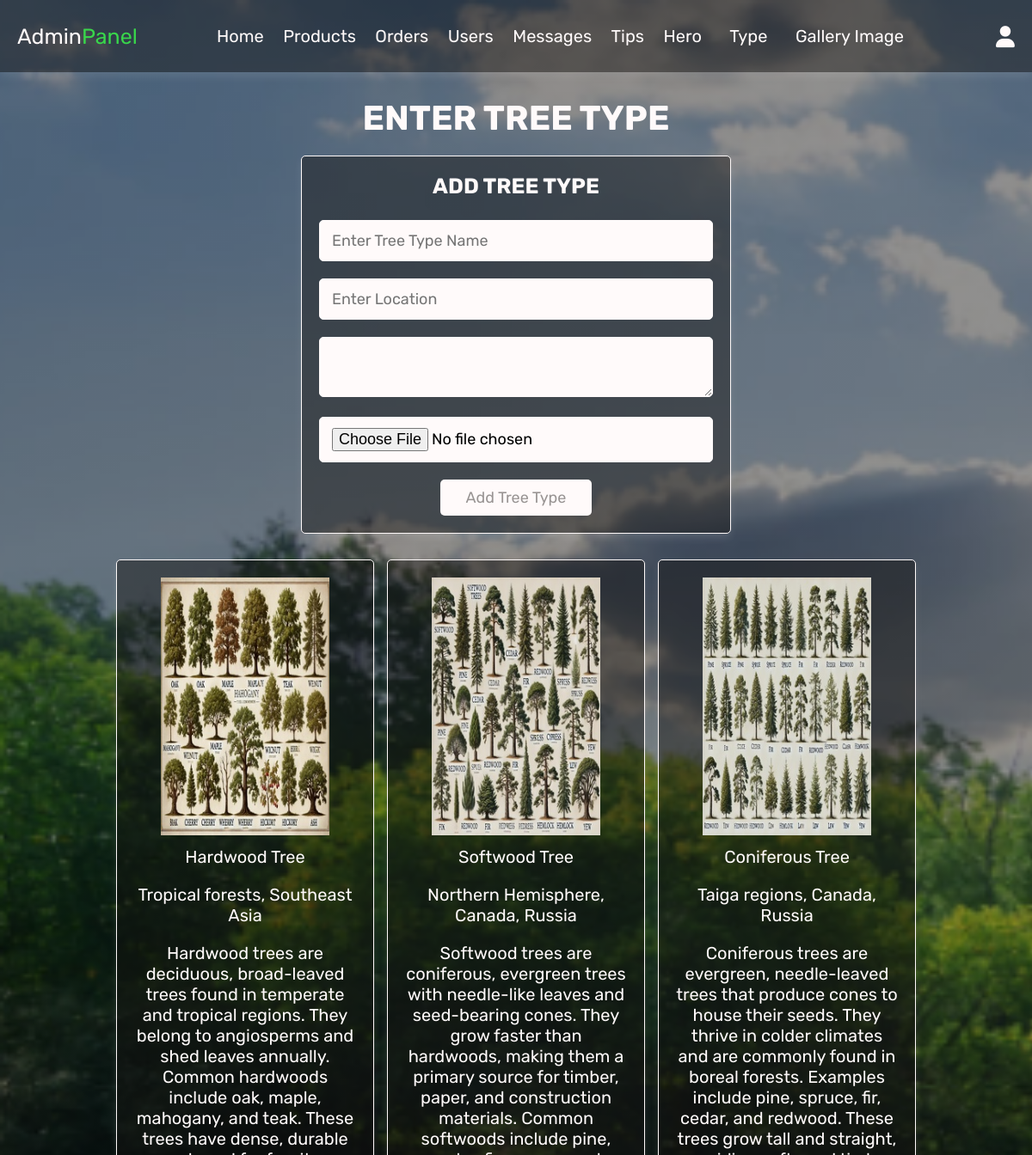
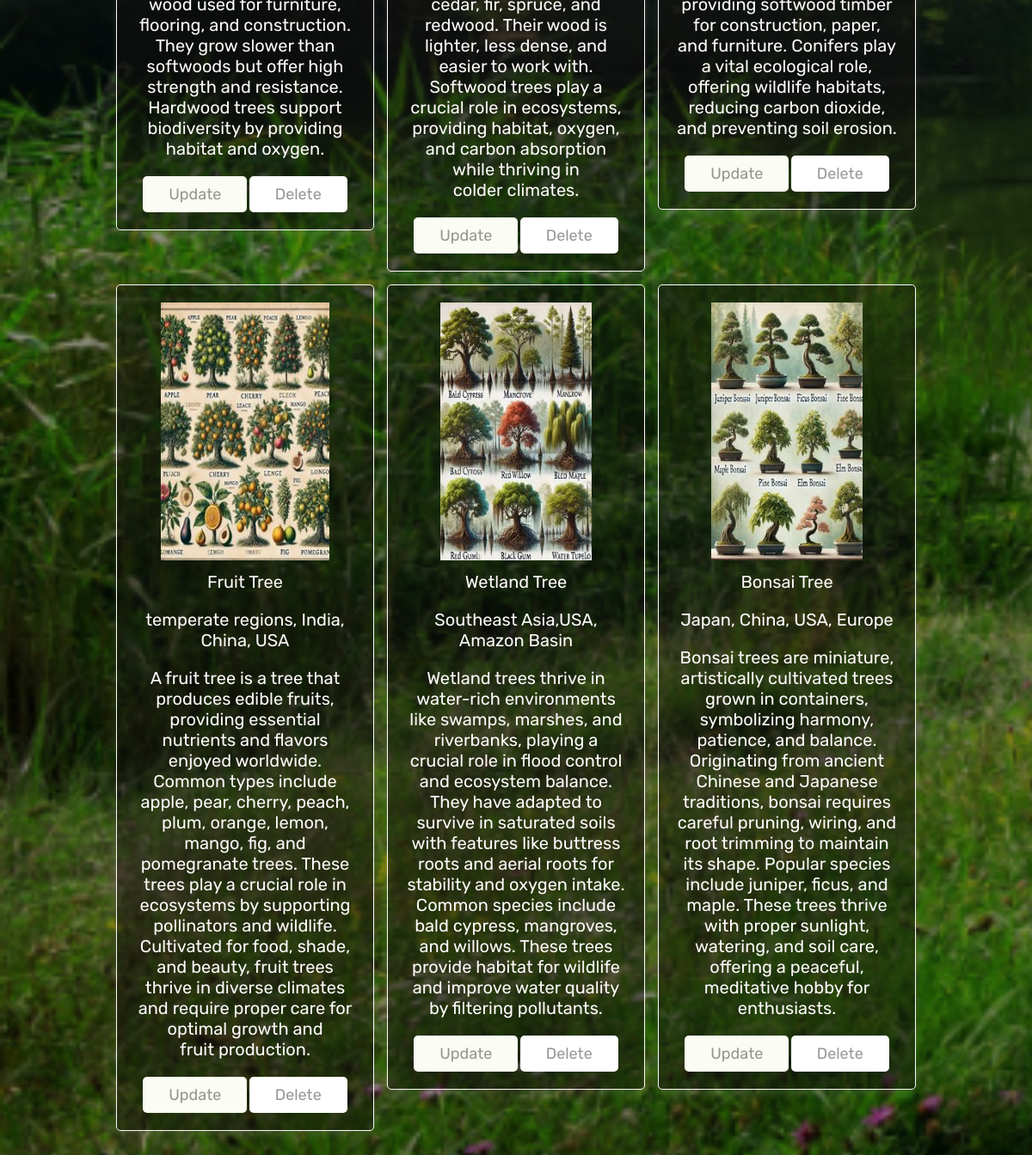
/admin_treetype.php (signed in), run on the app's committed database (2 pictures, top to bottom).
### tables this page shows
CREATE TABLE `tree_type` (
  `id` int(10) NOT NULL,
  `tree_type` varchar(25) NOT NULL,
  `location` varchar(45) NOT NULL,
  `description` varchar(500) NOT NULL,
  `image` varchar(20) NOT NULL
);

### admin_treetype.php (the view, shortened to what this page needs)
<?php
include 'config.php';
?>
<!DOCTYPE html>
<html lang="en">
<head>
   <link rel="stylesheet" href="https://cdnjs.cloudflare.com/ajax/libs/font-awesome/6.0.0/css/all.min.css">
   <link rel="stylesheet" href="css/admin_style.css">
</head>
<body>
<?php include 'admin_header.php'; ?>
<section class="add-products">
   <h1 class="title">Enter Tree Type</h1>
   <form action="" method="post" enctype="multipart/form-data">
      <h3>Add Tree Type</h3>
      <input type="text" name="name" class="box" placeholder="Enter Tree Type Name" required  >
      <input type="text" name="name1" class="box" placeholder="Enter Location" required >
      <textarea  name="price" class="box" placeholder="Enter Tree Detail"  required>
        </textarea>
      <input type="file" name="image" accept="image/jpg, image/jpeg, image/png" class="box" required>
      <input type="submit" value="Add Tree Type" name="add_product" class="btn">
   </form>
</section>
<section class="show-products">
   <div class="box-container">
      <?php
         $select_products = mysqli_query($conn, "SELECT * FROM `tree_type`") or die('query failed');
         if(mysqli_num_rows($select_products) > 0){
            while($fetch_products = mysqli_fetch_assoc($select_products)){
      ?>
      <div class="box">
         <img src="images/<?php echo $fetch_products['image']; ?>" alt="">
         <div class="name"><?php echo $fetch_products['tree_type']; ?></div>
         <div class="name"><?php echo $fetch_products['location']; ?></div>
         <div class="name"><?php echo $fetch_products['description']; ?></div>
         <a href="admin_treetype.php?update=<?php echo $fetch_products['id']; ?>" class="option-btn">Update</a>
         <a href="admin_treetype.php?delete=<?php echo $fetch_products['id']; ?>" class="delete-btn" onclick="return confirm('delete this Tree type?');">Delete</a>
      </div>
      <?php
         }
      }else{
         echo '<p class="empty">No Tree Type Added Yet!</p>';
      }
      ?>
   </div>
</section>
</body>
</html>

### css/admin_style.css (style rules this page uses)
:root { --purple:#010101; --red:#e5f017; --orange:#fbfcf3; --black:#fffafa; --white:#14120f70; --light-color:#f0e0e0; --light-white:#cccccc; --light-bg:#fffafa; --border:.1rem solid var(--black); --box-shadow:0 .5rem 1rem rgba(255, 255, 255, 0.1); }
* { font-family: 'Rubik', sans-serif; margin:0; padding:0; box-sizing: border-box; outline: none; border:none; text-decoration: none; transition:all .2s linear; }
html { font-size: 62.5%; overflow-x: hidden; }
body { background-image:linear-gradient(to right,rgba(0, 0, 0, 0.43),rgba(0, 0, 0, 0.437)), url(../images/19.png); background-attachment: fixed; background-size: cover; }
section { padding:3rem 2rem; }
.title { text-align: center; margin-bottom: 2rem; text-transform: uppercase; color:var(--black); font-size: 4rem; }
.btn, .option-btn, .delete-btn, .white-btn { display: inline-block; margin-top: 1rem; padding:1rem 3rem; cursor: pointer; color:var(--white); font-size: 1.8rem; border-radius: .5rem; text-transform: capitalize; }
.white-btn, .btn { background-color: var(--light-bg); }
.option-btn { background-color: var(--orange); }
.delete-btn { background-color: white; }
.add-products form { background-color: var(--white); border-radius: .5rem; padding:2rem; text-align: center; box-shadow: var(--box-shadow); border:var(--border); max-width: 50rem; margin:0 auto; }
.add-products form h3 { font-size: 2.5rem; text-transform: uppercase; color:var(--black); margin-bottom: 1.5rem; }
.add-products form .box { width: 100%; background-color: var(--light-bg); border-radius: .5rem; margin:1rem 0; padding:1.2rem 1.4rem; color:black; font-size: 1.8rem; border:var(--border); }
.show-products .box-container { display: grid; grid-template-columns: repeat(auto-fit, 30rem); justify-content: center; gap:1.5rem; max-width: 1200px; margin:0 auto; align-items: flex-start; }
.show-products { padding-top: 0; }
.show-products .box-container .box { text-align: center; padding:2rem; border-radius: .5rem; border:var(--border); box-shadow: var(--box-shadow); background-color: var(--white); }
.show-products .box-container .box img { height: 30rem; }
.show-products .box-container .box .name { padding:1rem 0; font-size: 2rem; color:var(--black); }

### data on the page
tree_type: image (picture), tree_type "Hardwood Tree", location "Tropical forests, Southeast Asia", description "Hardwood trees are deciduous, broad-leaved trees found in temperate and tropical regions. They belong to angiosperms and shed leaves annually. Common hardwoods include oak, maple, mahogany, and teak. These trees have dense, durable wood used for furniture, flooring, and construction. They grow slower than softwoods but offer high strength and resistance. Hardwood trees support biodiversity by providing habitat and oxygen."
tree_type: image (picture), tree_type "Softwood Tree", location "Northern Hemisphere, Canada, Russia", description "Softwood trees are coniferous, evergreen trees with needle-like leaves and seed-bearing cones. They grow faster than hardwoods, making them a primary source for timber, paper, and construction materials. Common softwoods include pine, cedar, fir, spruce, and redwood. Their wood is lighter, less dense, and easier to work with. Softwood trees play a crucial role in ecosystems, providing habitat, oxygen, and carbon absorption while thriving in colder climates."
tree_type: image (picture), tree_type "Coniferous Tree", location "Taiga regions, Canada, Russia", description "Coniferous trees are evergreen, needle-leaved trees that produce cones to house their seeds. They thrive in colder climates and are commonly found in boreal forests. Examples include pine, spruce, fir, cedar, and redwood. These trees grow tall and straight, providing softwood timber for construction, paper, and furniture. Conifers play a vital ecological role, offering wildlife habitats, reducing carbon dioxide, and preventing soil erosion."
tree_type: image (picture), tree_type "Fruit Tree", location "temperate regions, India, China, USA", description "A fruit tree is a tree that produces edible fruits, providing essential nutrients and flavors enjoyed worldwide. Common types include apple, pear, cherry, peach, plum, orange, lemon, mango, fig, and pomegranate trees. These trees play a crucial role in ecosystems by supporting pollinators and wildlife. Cultivated for food, shade, and beauty, fruit trees thrive in diverse climates and require proper care for optimal growth and fruit production."
tree_type: image (picture), tree_type "Wetland Tree", location "Southeast Asia,USA, Amazon Basin", description "Wetland trees thrive in water-rich environments like swamps, marshes, and riverbanks, playing a crucial role in flood control and ecosystem balance. They have adapted to survive in saturated soils with features like buttress roots and aerial roots for stability and oxygen intake. Common species include bald cypress, mangroves, and willows. These trees provide habitat for wildlife and improve water quality by filtering pollutants."
tree_type: image (picture), tree_type "Bonsai Tree", location "Japan, China, USA, Europe", description "Bonsai trees are miniature, artistically cultivated trees grown in containers, symbolizing harmony, patience, and balance. Originating from ancient Chinese and Japanese traditions, bonsai requires careful pruning, wiring, and root trimming to maintain its shape. Popular species include juniper, ficus, and maple. These trees thrive with proper sunlight, watering, and soil care, offering a peaceful, meditative hobby for enthusiasts."
